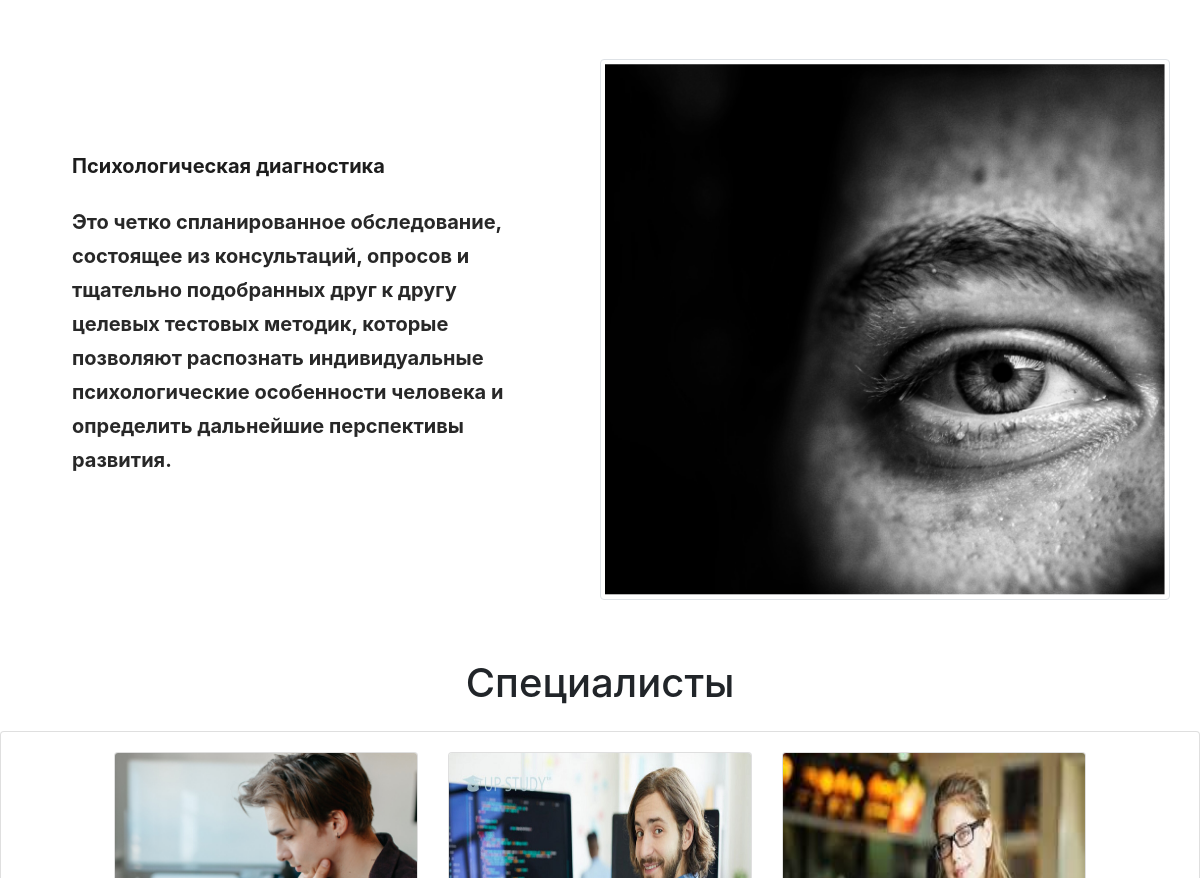
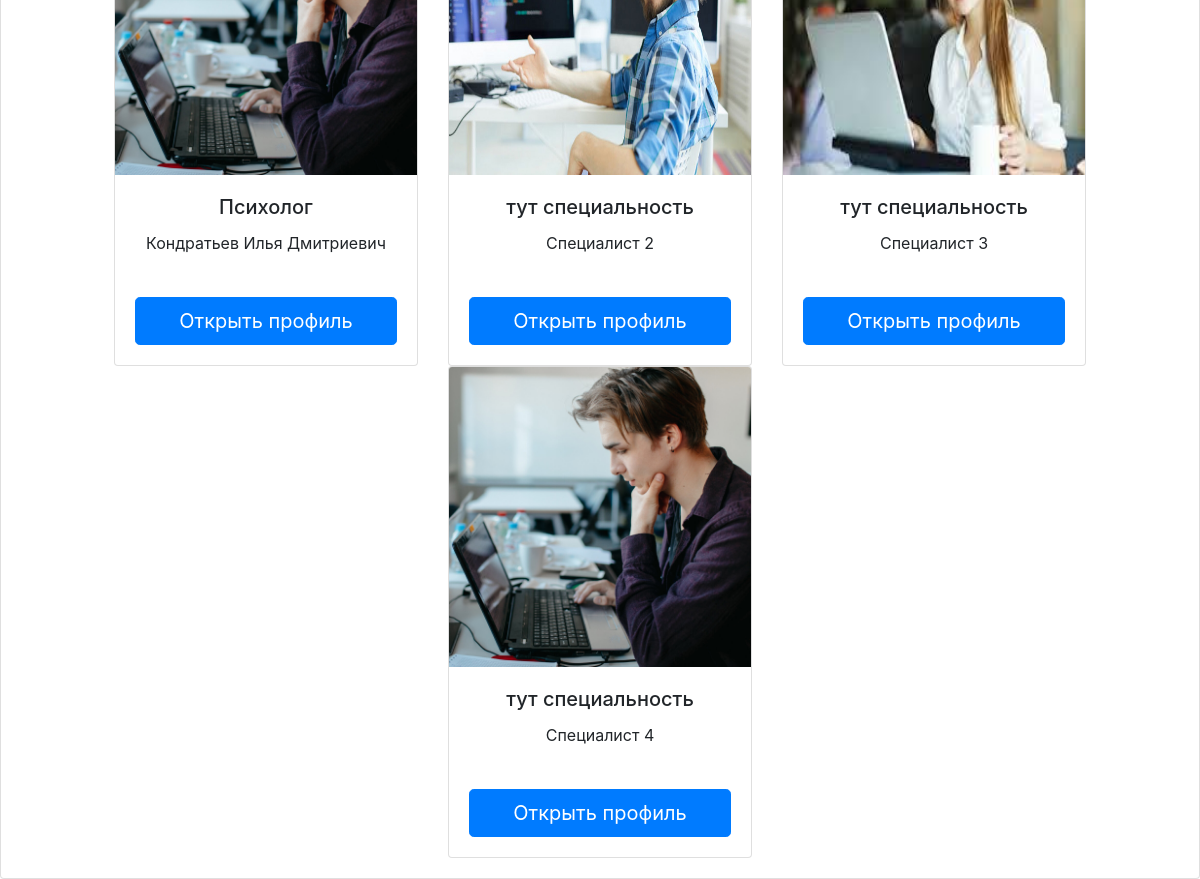
The page /diagnostics.loc/www/index.php on the database its author committed (2 pictures, top to bottom).
### tables this page shows
CREATE TABLE IF NOT EXISTS `specialist1` (
  `id` int(11) NOT NULL AUTO_INCREMENT,
  `full_name` varchar(355) DEFAULT NULL,
  `category` varchar(500) DEFAULT NULL,
  `experience` varchar(500) DEFAULT NULL,
  `mini_discription` text,
  `avatar` varchar(500) DEFAULT NULL,
  `speciality` varchar(500) DEFAULT NULL,
  `email` varchar(500) DEFAULT NULL,
  `deagre` varchar(500) DEFAULT NULL,
  `ranks` varchar(100) DEFAULT NULL,
  PRIMARY KEY (`id`)
);

### diagnostics.loc/www/index.php (the view, shortened to what this page needs)
<?php
$query = "SELECT * FROM `specialist1` LIMIT 4";
$result = mysqli_query($connect, $query);
?>
<!doctype html>
<html lang="en">
<head>
    <link rel="stylesheet" href="https://maxcdn.bootstrapcdn.com/bootstrap/4.0.0/css/bootstrap.min.css">
    <link rel="stylesheet" href="https://use.fontawesome.com/releases/v5.7.2/css/all.css">
    <link rel="stylesheet" href="/assets/css/style.css">
</head>
<body>
    <div class="container-fluid ">
        <div class="row container_poz_fluid">
            <div class="col-xl-6 col-lg-6 col-md-12 col-sm-12 col-12">
                <div class="mtext_conainer">
                    <h1>
                        <p class="main_text_1 vendorfontfamily">Психологическая диагностика</p>
                    </h1>
                    <p class="main_text_2 vendorfontfamily">Это четко спланированное обследование, состоящее из консультаций, опросов и тщательно подобранных друг к другу целевых тестовых методик, которые позволяют распознать индивидуальные психологические особенности человека и определить дальнейшие перспективы развития.</p>
                </div>
            </div>
            <div class="row col-xl-6 col-lg-6 col-md-12 col-sm-12 col-12">
                <div class="img-fluid img_style_poz"><img class="img-thumbnail" src="./image/jose.png" alt="Глаз"></div>
            </div>
        </div>
    </div>
    <div class="container-fluid vendorfontfamily">
                <div class="row d-flex justify-content-center">
                    <h1>
                        <p class="">Специалисты</p>
                    </h1>
                </div>
            </div>
    <div class="card card-body ">
        <div class="container-fluid">
            <div class="row justify-content-center text-center">
                <?php
                while ($row = mysqli_fetch_assoc($result)) {
                ?> <div class="col-xl-auto col-lg-auto col-md-auto col-auto card_body_size">
                        <div class="card" style="width: 19rem;">
                            <img src="<?= $row['avatar'] ?>" class="card-img-top" alt="Изображения">
                            <div class="card-body">
                                <h5 class="card-title"><?= $row['speciality'] ?></h5>
                                <p class="card-text"><?= $row['full_name'] ?></p>
                                <a href="card_profile_specialist.php?id=<?= $row['id'] ?>" class="btn btn-primary btn-lg btn-block">Открыть профиль</a>
                            </div>
                        </div>
                    </div>
                <?php
                }
                ?>
            </div>
        </div>
    </div>
</body>
</html>

### diagnostics.loc/www/assets/css/style.css (style rules this page uses)
.vendorfontfamily { font-family: "SF Pro Display" !important; font-style: normal !important; font-weight: bold !important; font-size: 20px !important; }
.main_text_1 { font-size: 38px; line-height: 45px; color: #1D1D1D; }
.main_text_2 { font-size: 18px; line-height: 170%; color: #282828; }
.container_poz_fluid { margin-top: 5%; }

### diagnostics.loc/www/index.php (style rules this page uses)
.card-img-top { width: 100% !important; height: 300px !important; }
.card-text { height: 50px !important; }
.container_poz_fluid { margin-bottom: 5%; }
.mtext_conainer { padding-top: 15%; padding-left: 10%; padding-right: 10%; }

### rows shown on the page
specialist1: avatar (picture), speciality "Психолог", full_name "Кондратьев Илья Дмитриевич"
specialist1: avatar (placeholder picture), speciality "тут специальность", full_name "Специалист 2"
specialist1: avatar (picture), speciality "тут специальность", full_name "Специалист 3"
specialist1: avatar (picture), speciality "тут специальность", full_name "Специалист 4"
